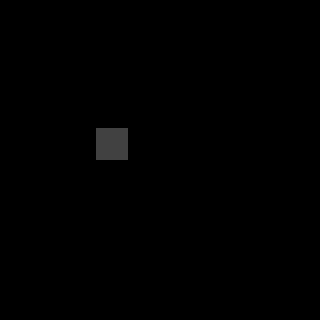

Tiled map render using the project's own tile images. Description and the whole map definition, tile-layer contents included, below:
An orthogonal 20x20 tile map with 16x16 px tiles, 3 tile layers (regions, input_set, output_set).

<map version="1.0" orientation="orthogonal" renderorder="right-down" width="20" height="20" tilewidth="16" tileheight="16" nextobjectid="6">
 <properties>
  <property name="NoOverlappingRules" value="true" />
 </properties>
 <tileset firstgid="1" name="ruleset" tilewidth="16" tileheight="16" tilecount="60" columns="10">
  <image source="../tilesets/ruleset.png" width="160" height="96" />
 </tileset>
 <layer name="regions" width="20" height="20">
  <data encoding="csv">
0,0,0,0,0,0,0,0,0,0,0,0,0,0,0,0,0,0,0,0,
0,0,0,0,0,0,0,0,0,0,0,0,0,0,0,0,0,0,0,0,
0,0,0,0,0,0,0,0,0,0,0,0,0,0,0,0,0,0,0,0,
0,0,0,0,0,0,0,0,0,0,0,0,0,0,0,0,0,0,0,0,
0,0,0,0,0,0,0,0,0,0,0,0,0,0,0,0,0,0,0,0,
0,0,0,0,0,0,0,0,0,0,0,0,0,0,0,0,0,0,0,0,
0,0,0,0,0,0,0,0,0,0,0,0,0,0,0,0,0,0,0,0,
0,0,0,0,0,0,0,0,0,0,0,0,0,0,0,0,0,0,0,0,
0,0,0,0,0,0,1,1,0,0,0,0,0,0,0,0,0,0,0,0,
0,0,0,0,0,0,1,1,0,0,0,0,0,0,0,0,0,0,0,0,
0,0,0,0,0,0,0,0,0,0,0,0,0,0,0,0,0,0,0,0,
0,0,0,0,0,0,0,0,0,0,0,0,0,0,0,0,0,0,0,0,
0,0,0,0,0,0,0,0,0,0,0,0,0,0,0,0,0,0,0,0,
0,0,0,0,0,0,0,0,0,0,0,0,0,0,0,0,0,0,0,0,
0,0,0,0,0,0,0,0,0,0,0,0,0,0,0,0,0,0,0,0,
0,0,0,0,0,0,0,0,0,0,0,0,0,0,0,0,0,0,0,0,
0,0,0,0,0,0,0,0,0,0,0,0,0,0,0,0,0,0,0,0,
0,0,0,0,0,0,0,0,0,0,0,0,0,0,0,0,0,0,0,0,
0,0,0,0,0,0,0,0,0,0,0,0,0,0,0,0,0,0,0,0,
0,0,0,0,0,0,0,0,0,0,0,0,0,0,0,0,0,0,0,0
</data>
 </layer>
 <layer name="input_set" width="20" height="20">
  <data encoding="csv">
0,0,0,0,0,0,0,0,0,0,0,0,0,0,0,0,0,0,0,0,
0,0,0,0,0,0,0,0,0,0,0,0,0,0,0,0,0,0,0,0,
0,0,0,0,0,0,0,0,0,0,0,0,0,0,0,0,0,0,0,0,
0,0,0,0,0,0,0,0,0,0,0,0,0,0,0,0,0,0,0,0,
0,0,0,0,0,0,0,0,0,0,0,0,0,0,0,0,0,0,0,0,
0,0,0,0,0,0,0,0,0,0,0,0,0,0,0,0,0,0,0,0,
0,0,0,0,0,0,0,0,0,0,0,0,0,0,0,0,0,0,0,0,
0,0,0,0,0,0,0,0,0,0,0,0,0,0,0,0,0,0,0,0,
0,0,0,0,0,0,23,23,0,0,0,0,0,0,0,0,0,0,0,0,
0,0,0,0,0,0,23,23,0,0,0,0,0,0,0,0,0,0,0,0,
0,0,0,0,0,0,0,0,0,0,0,0,0,0,0,0,0,0,0,0,
0,0,0,0,0,0,0,0,0,0,0,0,0,0,0,0,0,0,0,0,
0,0,0,0,0,0,0,0,0,0,0,0,0,0,0,0,0,0,0,0,
0,0,0,0,0,0,0,0,0,0,0,0,0,0,0,0,0,0,0,0,
0,0,0,0,0,0,0,0,0,0,0,0,0,0,0,0,0,0,0,0,
0,0,0,0,0,0,0,0,0,0,0,0,0,0,0,0,0,0,0,0,
0,0,0,0,0,0,0,0,0,0,0,0,0,0,0,0,0,0,0,0,
0,0,0,0,0,0,0,0,0,0,0,0,0,0,0,0,0,0,0,0,
0,0,0,0,0,0,0,0,0,0,0,0,0,0,0,0,0,0,0,0,
0,0,0,0,0,0,0,0,0,0,0,0,0,0,0,0,0,0,0,0
</data>
 </layer>
 <layer name="output_set" width="20" height="20">
  <data encoding="csv">
0,0,0,0,0,0,0,0,0,0,0,0,0,0,0,0,0,0,0,0,
0,0,0,0,0,0,0,0,0,0,0,0,0,0,0,0,0,0,0,0,
0,0,0,0,0,0,0,0,0,0,0,0,0,0,0,0,0,0,0,0,
0,0,0,0,0,0,0,0,0,0,0,0,0,0,0,0,0,0,0,0,
0,0,0,0,0,0,0,0,0,0,0,0,0,0,0,0,0,0,0,0,
0,0,0,0,0,0,0,0,0,0,0,0,0,0,0,0,0,0,0,0,
0,0,0,0,0,0,0,0,0,0,0,0,0,0,0,0,0,0,0,0,
0,0,0,0,0,0,0,0,0,0,0,0,0,0,0,0,0,0,0,0,
0,0,0,0,0,0,4,4,0,0,0,0,0,0,0,0,0,0,0,0,
0,0,0,0,0,0,4,4,0,0,0,0,0,0,0,0,0,0,0,0,
0,0,0,0,0,0,0,0,0,0,0,0,0,0,0,0,0,0,0,0,
0,0,0,0,0,0,0,0,0,0,0,0,0,0,0,0,0,0,0,0,
0,0,0,0,0,0,0,0,0,0,0,0,0,0,0,0,0,0,0,0,
0,0,0,0,0,0,0,0,0,0,0,0,0,0,0,0,0,0,0,0,
0,0,0,0,0,0,0,0,0,0,0,0,0,0,0,0,0,0,0,0,
0,0,0,0,0,0,0,0,0,0,0,0,0,0,0,0,0,0,0,0,
0,0,0,0,0,0,0,0,0,0,0,0,0,0,0,0,0,0,0,0,
0,0,0,0,0,0,0,0,0,0,0,0,0,0,0,0,0,0,0,0,
0,0,0,0,0,0,0,0,0,0,0,0,0,0,0,0,0,0,0,0,
0,0,0,0,0,0,0,0,0,0,0,0,0,0,0,0,0,0,0,0
</data>
 </layer>
</map>
